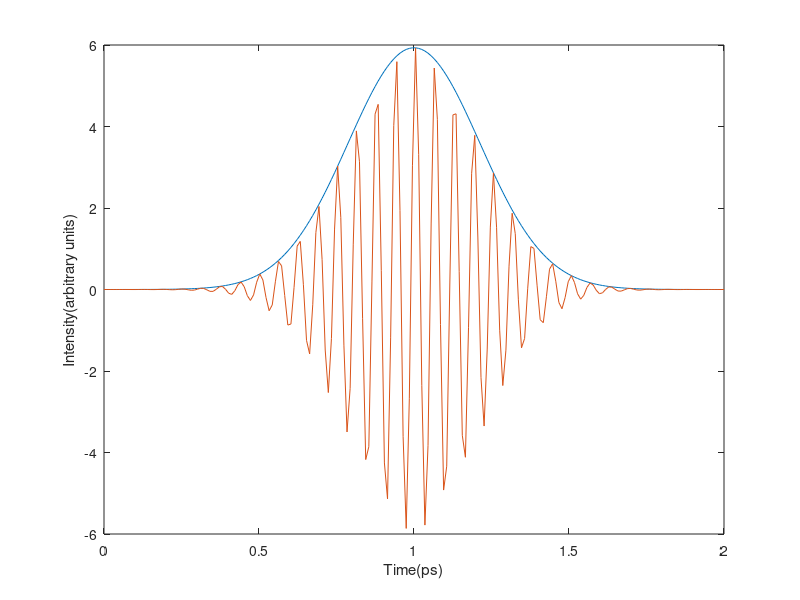
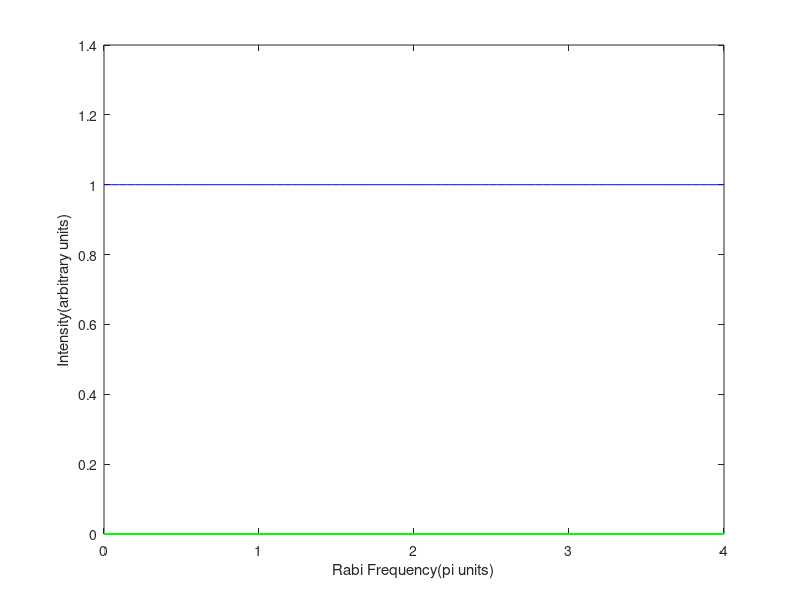

Source code (MATLAB) for these figures, in order:
%---------Two Level System---------------
%-------setting gaussian pulse-----------
FWHM=0.5;
ome = 100;
ph = 0;
delta = 0.;
start=0;
stop=4*FWHM;
dt=0.01;
N=(stop-start)/dt;
t=linspace(start,stop,N);
t0=(stop-start)/2;
field_p = exp(1i*(ome*t + ph));
gaun=exp(-4*log(2)/(FWHM^2)*(t-t0).^2);
%-------Rabi Frequency Step---------------
mrabi=4;
dOm=.05;
N_rabi=mrabi/dOm;
Om=linspace(0,mrabi,N_rabi);
%----Normalising gaussian to m*pi area----
m=1;
area=sum(gaun)*dt;
gaun=m*pi*gaun.*field_p/area;
%-----------------------------------------
figure(1);
plot(t, abs(gaun),t, real(gaun))
xlabel('Time(ps)');
ylabel('Intensity(arbitrary units)');
%-----------------------------------------
psi1=zeros(N_rabi);
psi2=zeros(N_rabi);    

for r=1:1:N_rabi
    ro = [1 0;
          0 0];
for j = 1:1:N
    %Hamiltonian
    H = [delta Om(r)*gaun(j)/2;
        Om(r)*gaun(j)/2 0]; 
    
    [VH,DH] = eig(H);
    
    ro=VH\ro*VH;
    u1=expm(1i*DH*dt);
    u2=expm(-1i*DH*dt);
    ro=u2*ro*u1;
    ro=VH*ro/VH;
    
end
psi1(r)=abs(ro(1,1));
psi2(r)=abs(ro(2,2));
end
figure(2);
plot(Om,psi1,'b',Om,psi2,'g');
xlabel('Rabi Frequency(pi units)');
ylabel('Intensity(arbitrary units)');

%------------------------------------------

  





